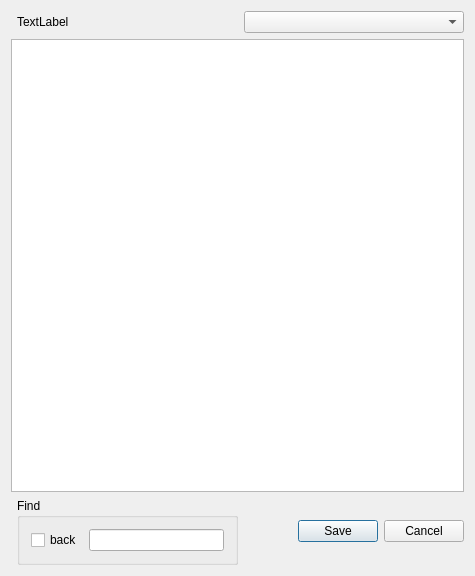
<?xml version="1.0" encoding="UTF-8"?>
<ui version="4.0">
 <class>WLEditText</class>
 <widget class="QDialog" name="WLEditText">
  <property name="geometry">
   <rect>
    <x>0</x>
    <y>0</y>
    <width>475</width>
    <height>576</height>
   </rect>
  </property>
  <property name="windowTitle">
   <string>Edit text</string>
  </property>
  <property name="modal">
   <bool>true</bool>
  </property>
  <layout class="QGridLayout" name="gridLayout">
   <item row="0" column="1">
    <widget class="QLabel" name="label">
     <property name="text">
      <string>TextLabel</string>
     </property>
    </widget>
   </item>
   <item row="5" column="2">
    <widget class="QDialogButtonBox" name="buttonBox">
     <property name="standardButtons">
      <set>QDialogButtonBox::Cancel|QDialogButtonBox::Save</set>
     </property>
    </widget>
   </item>
   <item row="5" column="1">
    <widget class="QGroupBox" name="gbFind">
     <property name="title">
      <string>Find</string>
     </property>
     <layout class="QGridLayout" name="gridLayout_2">
      <item row="1" column="0">
       <widget class="QCheckBox" name="cbBackFind">
        <property name="sizePolicy">
         <sizepolicy hsizetype="Maximum" vsizetype="Fixed">
          <horstretch>0</horstretch>
          <verstretch>0</verstretch>
         </sizepolicy>
        </property>
        <property name="text">
         <string>back</string>
        </property>
       </widget>
      </item>
      <item row="1" column="1">
       <widget class="QLineEdit" name="lineEditFind"/>
      </item>
     </layout>
    </widget>
   </item>
   <item row="0" column="2">
    <widget class="WLScriptFuncComboBox" name="cbFunction"/>
   </item>
   <item row="3" column="0" colspan="3">
    <widget class="QPlainTextEdit" name="textEdit"/>
   </item>
  </layout>
 </widget>
 <layoutdefault spacing="6" margin="11"/>
 <customwidgets>
  <customwidget>
   <class>WLScriptFuncComboBox</class>
   <extends>QComboBox</extends>
   <header>wlscriptfunccombobox.h</header>
  </customwidget>
 </customwidgets>
 <resources/>
 <connections>
  <connection>
   <sender>buttonBox</sender>
   <signal>accepted()</signal>
   <receiver>WLEditText</receiver>
   <slot>accept()</slot>
   <hints>
    <hint type="sourcelabel">
     <x>263</x>
     <y>555</y>
    </hint>
    <hint type="destinationlabel">
     <x>237</x>
     <y>287</y>
    </hint>
   </hints>
  </connection>
  <connection>
   <sender>buttonBox</sender>
   <signal>rejected()</signal>
   <receiver>WLEditText</receiver>
   <slot>reject()</slot>
   <hints>
    <hint type="sourcelabel">
     <x>263</x>
     <y>555</y>
    </hint>
    <hint type="destinationlabel">
     <x>237</x>
     <y>287</y>
    </hint>
   </hints>
  </connection>
 </connections>
</ui>
